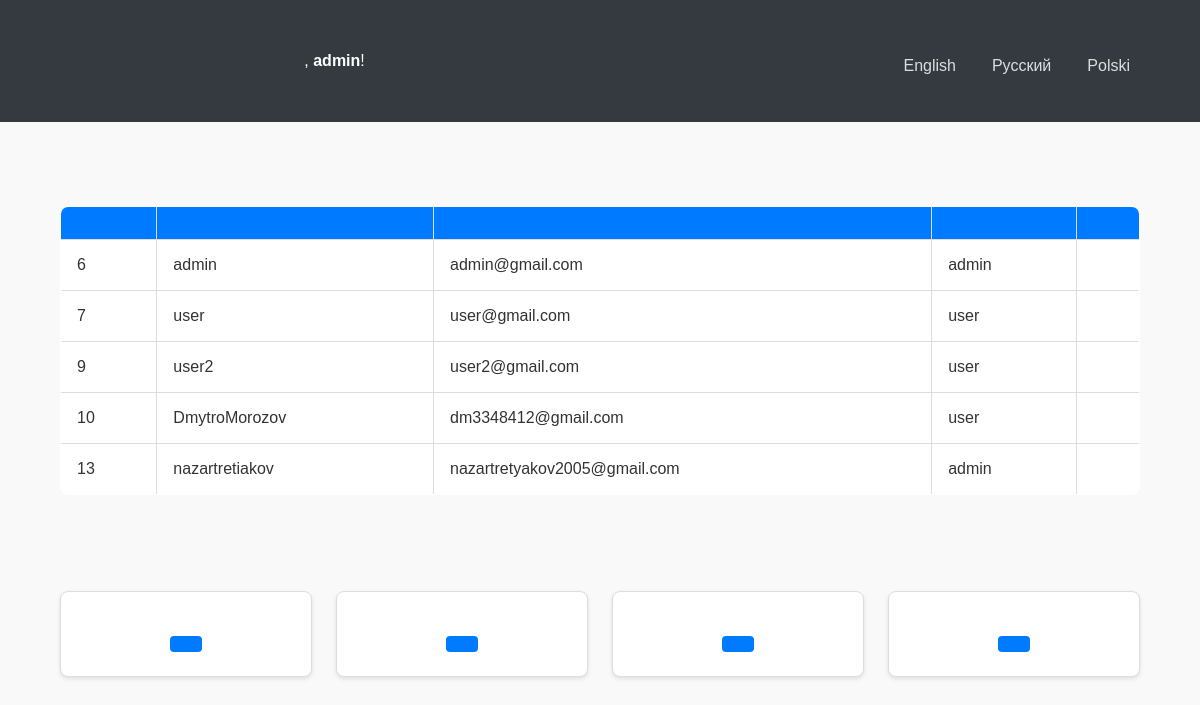
/admin_dashboard.php (signed in), run on the app's committed database.
### tables this page shows
CREATE TABLE `users` (
  `id` int(11) NOT NULL,
  `username` varchar(50) NOT NULL,
  `email` varchar(100) NOT NULL,
  `password` varchar(255) NOT NULL,
  `created_at` timestamp NOT NULL DEFAULT current_timestamp(),
  `role` enum('user','admin') NOT NULL DEFAULT 'user'
);

### admin_dashboard.php (the view, shortened to what this page needs)
<?php
require_once 'config/db.php';
if (isset($_GET['lang'])) {
    $language = $_GET['lang'];
    $_SESSION['lang'] = $language;
} else {
    $language = $_SESSION['lang'] ?? 'en';
}
$translations = require "translations/{$language}.php";
?>
<!DOCTYPE html>
<html lang="<?php echo htmlspecialchars($language); ?>">
<head>
    <link rel="stylesheet" href="public/styles.css">
</head>
<body>
<header class="main-header">
    <div class="container">
        <p class="welcome-message">
            <?php echo htmlspecialchars($translations['welcome']); ?>, <strong><?php echo htmlspecialchars($_SESSION['username']); ?></strong>!
        </p>
        <nav class="admin-navigation">
        </nav>
        <div class="language-switch">
            <a href="?lang=en" class="lang-link">English</a>
            <a href="?lang=ru" class="lang-link">Русский</a>
            <a href="?lang=pl" class="lang-link">Polski</a>
        </div>
    </div>
</header>
<main class="main-content container">
    <section class="user-management">
        <table class="table">
            <thead>
            <tr>
                <th><?php echo htmlspecialchars($translations['id']); ?></th>
                <th><?php echo htmlspecialchars($translations['username']); ?></th>
                <th><?php echo htmlspecialchars($translations['email']); ?></th>
                <th><?php echo htmlspecialchars($translations['role']); ?></th>
                <th><?php echo htmlspecialchars($translations['actions']); ?></th>
            </tr>
            </thead>
            <tbody>
            <?php
            $result = $conn->query("SELECT id, username, email, role FROM users");
            while ($user = $result->fetch_assoc()): ?>
                <tr>
                    <td><?php echo htmlspecialchars($user['id']); ?></td>
                    <td><?php echo htmlspecialchars($user['username']); ?></td>
                    <td><?php echo htmlspecialchars($user['email']); ?></td>
                    <td><?php echo htmlspecialchars($user['role']); ?></td>
                    <td>
                    </td>
                </tr>
            <?php endwhile; ?>
            </tbody>
        </table>
    </section>
    <section class="management-links">
        <div class="card-container">
            <div class="card">
                <a href="manage_categories.php" class="btn-primary"><?php echo htmlspecialchars($translations['manage_categories']); ?></a>
            </div>
            <div class="card">
                <a href="manage_products.php" class="btn-primary"><?php echo htmlspecialchars($translations['manage_products']); ?></a>
            </div>
            <div class="card">
                <a href="admin_verify_products.php" class="btn-primary"><?php echo htmlspecialchars($translations['verify_products']); ?></a>
            </div>
            <div class="card">
                <a href="check_auction_end.php" class="btn-primary"><?php echo htmlspecialchars($translations['end_auction']); ?></a>
            </div>
        </div>
    </section>
</main>
</body>
</html>

### public/styles.css (style rules this page uses)
body { font-family: 'Inter', sans-serif; background-color: #f8f9fa; margin: 0; padding: 0; color: #333; }
.main-header { background-color: #343a40; color: #fff; padding: 1rem 0; }
.main-header .container { display: flex; justify-content: space-between; align-items: center; }
.user-navigation, .language-switch { display: flex; gap: 1rem; }
.nav-link, .lang-link { color: #ddd; text-decoration: none; font-weight: 500; }
.main-content { padding: 2rem; }
.table { width: 100%; border-collapse: collapse; margin: 2rem 0; background-color: #fff; border: 1px solid #ddd; border-radius: 0.5rem; overflow: hidden; }
.table th, .table td { padding: 1rem; text-align: left; border-bottom: 1px solid #ddd; }
.table th { background-color: #007bff; color: #fff; }
.btn-primary { margin-top: 0.5rem; padding: 0.75rem; font-size: 1rem; font-weight: bold; text-align: center; background-color: #007bff; color: #fff; border: none; border-radius: 0.25rem; cursor: pointer; transition: background-color 0.3s ease; }
.card-container { display: grid; grid-template-columns: repeat(auto-fit, minmax(200px, 1fr)); gap: 1.5rem; margin: 2rem 0; }
.card { background-color: #fff; border: 1px solid #ddd; border-radius: 0.5rem; padding: 1.5rem; text-align: center; box-shadow: 0 2px 4px rgba(0, 0, 0, 0.1); transition: transform 0.3s ease, box-shadow 0.3s ease; }
.card .btn-primary { margin-top: 0.5rem; display: inline-block; padding: 0.5rem 1rem; font-size: 0.9rem; color: #fff; background-color: #007bff; border-radius: 0.25rem; text-decoration: none; transition: background-color 0.3s ease; }
.main-content { display: grid; gap: 2rem; grid-template-columns: 1fr; padding: 2rem; }
.btn-primary { padding: 0.7rem 1.5rem; font-size: 1rem; font-weight: bold; color: #fff; background-color: #007bff; border: none; border-radius: 4px; cursor: pointer; }
.container { width: 90%; max-width: 1200px; margin: 20px auto; }
.card { background: white; box-shadow: 0 2px 4px rgba(0, 0, 0, 0.1); border-radius: 8px; padding: 20px; margin-bottom: 20px; }
table { width: 100%; border-collapse: collapse; margin-top: 20px; }
table th, table td { padding: 10px; border: 1px solid #ddd; text-align: left; }
table th { background-color: #007bff; color: white; }
body { font-family: Arial, sans-serif; background-color: #f9f9f9; margin: 0; padding: 0; }
header { background-color: #343a40; color: white; padding: 20px 0; text-align: center; }
header a { color: #ffffff; text-decoration: none; margin: 0 10px; }
.language-switch { margin-top: 10px; }
.card { background-color: white; box-shadow: 0 2px 4px rgba(0, 0, 0, 0.1); padding: 20px; border-radius: 8px; margin-bottom: 20px; }

### data on the page
users: id "6", username "admin", email "admin@gmail.com", role "admin"
users: id "7", username "user", email "user@gmail.com", role "user"
users: id "9", username "user2", email "user2@gmail.com", role "user"
users: id "10", username "DmytroMorozov", email "dm3348412@gmail.com", role "user"
users: id "13", username "nazartretiakov", email "nazartretyakov2005@gmail.com", role "admin"

### other printed values
$_SESSION['username'] "admin"
